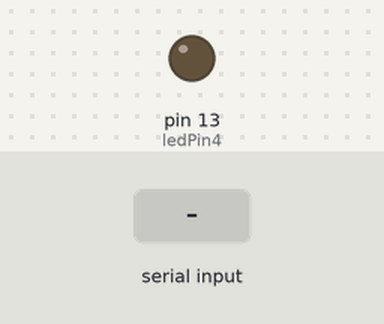
Bench run of a sketch on a simulated Arduino Uno, built with avr-gcc and run on an emulated ATmega328P. Shown: output pins drawn as LEDs (lit = HIGH). Inputs (shaded band) come from the test bench. No radio packets arrive unless stated.

Above: at 1.2 s.
1.3 s: "0" received over Serial
At 2.7 s:
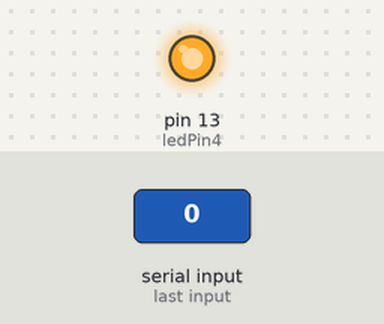
Timing chart, 0 to 4.3 s (numbered marks = the images above; inputs shaded):
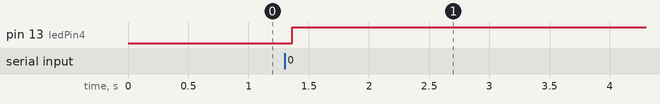

Measured:
- after the input at 1.3 s, pin 13 (ledPin4): LOW → HIGH after 0.06 s

The sketch:

tx_opencv.ino
```cpp
// Include RadioHead Amplitude Shift Keying Library
#include <RH_ASK.h>
// Include dependant SPI Library
#include <SPI.h>
int ledPin4 = 13;
RH_ASK rf_driver;
void setup() {
  Serial.begin(9600); // Start serial communication
  pinMode(ledPin4, OUTPUT);
   rf_driver.init();
}

void loop() {
  if (Serial.available() > 0) {
    char command = Serial.read(); // Read the incoming data
    // Serial.println(command);
    // Perform actions based on received data

      if (command == '0'){
        const char *msg = "0";
        rf_driver.send((uint8_t *)msg, strlen(msg));
        rf_driver.waitPacketSent();
        // delay(100);
        digitalWrite(ledPin4,HIGH);
      }

      else if(command == '2'){
       const char *msg = "2";
        rf_driver.send((uint8_t *)msg, strlen(msg));
        rf_driver.waitPacketSent();
        // delay(100);
      }

      else if(command == '3'){
       const char *msg = "3";
        rf_driver.send((uint8_t *)msg, strlen(msg));
        rf_driver.waitPacketSent();
        // delay(100);
      }
      else if(command == '4'){
       const char *msg = "4";
        rf_driver.send((uint8_t *)msg, strlen(msg));
        rf_driver.waitPacketSent();
        // delay(100);
      }

      else if(command == '5'){
       const char *msg = "5";
        rf_driver.send((uint8_t *)msg, strlen(msg));
        rf_driver.waitPacketSent();
        // delay(100);
      }
      else {
        const char *msg = "0";
        rf_driver.send((uint8_t *)msg, strlen(msg));
        rf_driver.waitPacketSent();
        // delay(100);
      }
  }
}
```
